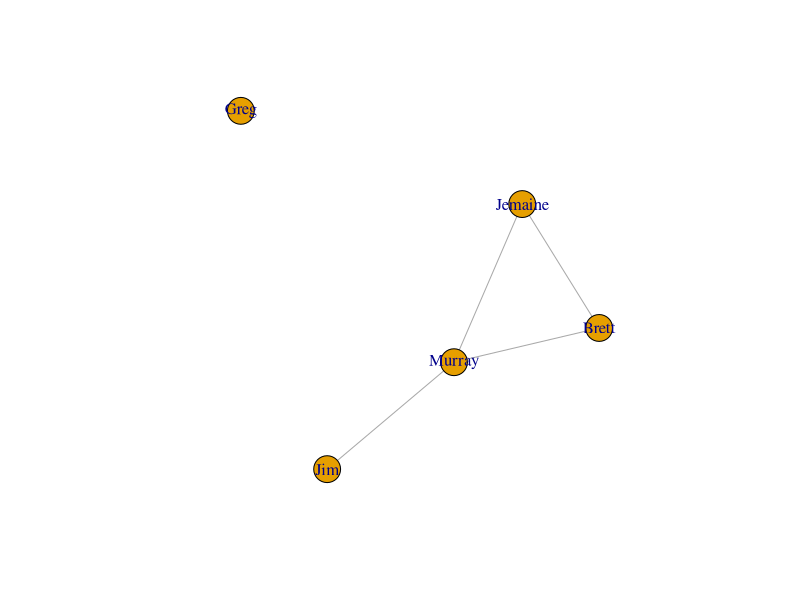

R code for this plot:
## ---- chunk 1
#| warning: false
library(igraph)

## ---- chunk 2
conchords <- make_graph(edges=c("Brett","Jemaine", 
                           "Brett","Murray", 
                           "Jemaine","Murray", 
                           "Murray","Jim", 
                           "Greg","Greg"), directed = FALSE)

## ---- chunk 3
conchords <- simplify(conchords, 
                      remove.loops = TRUE)

## ---- chunk 4
plot(conchords)

## ---- chunk 5
4/(5*(5-1)/2)
edge_density(conchords)

## ---- chunk 6
conchords_dir <- make_graph(edges=c("Brett","Jemaine",
                                    "Jemaine","Brett",
                                    "Brett","Murray",
                                    "Murray","Brett",
                                    "Jemaine","Murray",
                                    "Murray","Jemaine",
                                    "Murray","Jim",
                                    "Jim","Murray",
                                    "Greg","Murray"), directed = TRUE)

## ---- chunk 7
9/(5*(5-1))
edge_density(conchords_dir)

## ---- chunk 8
conchords

## ---- chunk 9
V(conchords)$name

## ---- chunk 10
conchords_dir

## ---- chunk 11
as.matrix(conchords)

## ---- chunk 12
as.matrix(conchords_dir)

## ---- chunk 13
conchords

## ---- chunk 14
E(conchords)$weight <- c(2, 1, 1, 2)
conchords

## ---- chunk 15
as.matrix(conchords)

## ---- chunk 16
as_adjacency_matrix(conchords, attr = "weight")

## ---- chunk 17
conchord_mat <- as_adjacency_matrix(conchords, attr = "weight")
conchord2 <- graph_from_adjacency_matrix(
  adjmatrix = conchord_mat,
  mode = "undirected",
  weighted = TRUE)
conchord2

## ---- chunk 18
vertex_df <- as.data.frame(V(conchords)$name)
colnames(vertex_df) <- c("name")
vertex_df$musician <- c(1,1,0,0,0)
vertex_df$nz <- c(1,1,1,0,0)
vertex_df

## ---- chunk 19
edge_df <- as.data.frame(as_edgelist(conchords))
colnames(edge_df) <- c("from","to")
edge_df$weight <- E(conchords)$weight
edge_df

## ---- chunk 20
conchord3 <- graph_from_data_frame(
  d = edge_df,
  directed = FALSE,
  vertices = vertex_df)
conchord3

